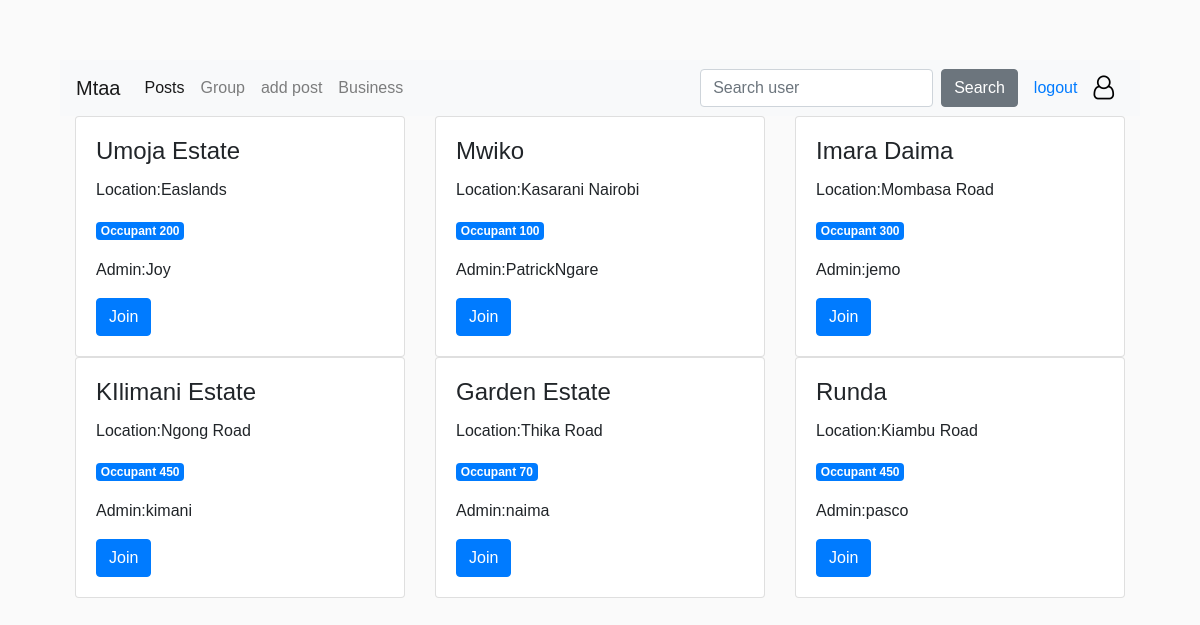
Page /group/ on the committed database.
### Hood/models.py (models this page shows, shortened)
class Neigbourhood(models.Model):
    neighbourhood_name=models.CharField(max_length=60)
    neighbourhood_location=models.CharField(max_length=60)
    occupant_count=models.PositiveIntegerField()
    admin=models.ForeignKey(User,null=True,on_delete=models.CASCADE)

### Hood/views.py (the view)
# urls.py: url(r'^group/',views.group,name='group'),
def group(request):
    group=Neigbourhood.objects.all()
    return render(request,'temps/group.html',{'group':group})

### Hood/templates/temps/group.html (shortened to what this page needs)
{% extends 'temps/base.html' %}
{% load static %}
{% block content %}
<div class="container">
<div class="row">
        {% for gro in group %}
    <div class="col-sm-4">
        <div class="card" >
            <div class="card-body">
              <h4 class="card-title">{{gro.neighbourhood_name}}</h4>
              <p class="card-text">Location:{{gro.neighbourhood_location}}</p>
              <p class="card-text"><span class="badge badge-primary">Occupant {{gro.occupant_count}}</span></p>
              <P class="card-text" >Admin:{{gro.admin}}</P>
              <a href="#" class="btn btn-primary">Join</a>
            </div>
          </div>
    </div>
    {% endfor %}
</div>
</div>
{% endblock  %}

### static/css/index.css (style rules this page uses)
body { background-color: #fafafa; padding: 60px; font-family: 'Droid Sans', sans-serif; }
a { text-decoration: none; }

### rows in the picture
Neigbourhood: neighbourhood_name "Umoja Estate", neighbourhood_location "Easlands", occupant_count "200", admin "Joy"
Neigbourhood: neighbourhood_name "Mwiko", neighbourhood_location "Kasarani Nairobi", occupant_count "100", admin "PatrickNgare"
Neigbourhood: neighbourhood_name "Imara Daima", neighbourhood_location "Mombasa Road", occupant_count "300", admin "jemo"
Neigbourhood: neighbourhood_name "KIlimani Estate", neighbourhood_location "Ngong Road", occupant_count "450", admin "kimani"
Neigbourhood: neighbourhood_name "Garden Estate", neighbourhood_location "Thika Road", occupant_count "70", admin "naima"
Neigbourhood: neighbourhood_name "Runda", neighbourhood_location "Kiambu Road", occupant_count "450", admin "pasco"
